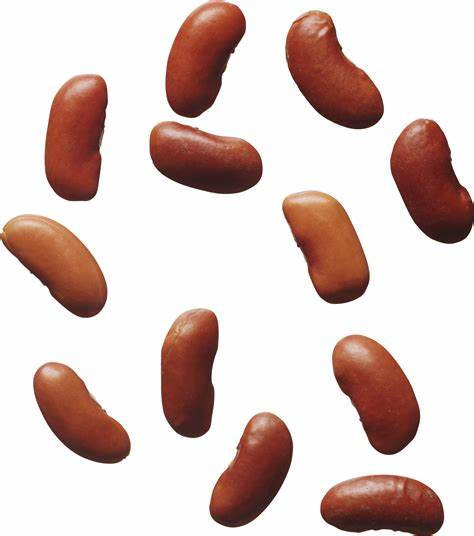
#> input picture images/beanshape.jpg, 474 x 536 px, found by its file name
$ python main.py
#> lines starting #> are read from the running program, lines starting #| are printed output that depends on the picture; after the words box and inside, x2 and y2 are one past the last pixel; in counts of white or black regions, pixels touching at a corner belong together
# template matching in multiple objects
import cv2 as cv
import numpy as np
from matplotlib import pyplot as plt

img_rgb = cv.imread('beanshape.jpg')
#> img_rgb is the input picture: shape (536, 474, 3); mean B, G, R 192.5, 197.1, 217.1
assert img_rgb is not None, "file could not be read, check with os.path.exists()"

img_gray = cv.cvtColor(img_rgb, cv.COLOR_BGR2GRAY)
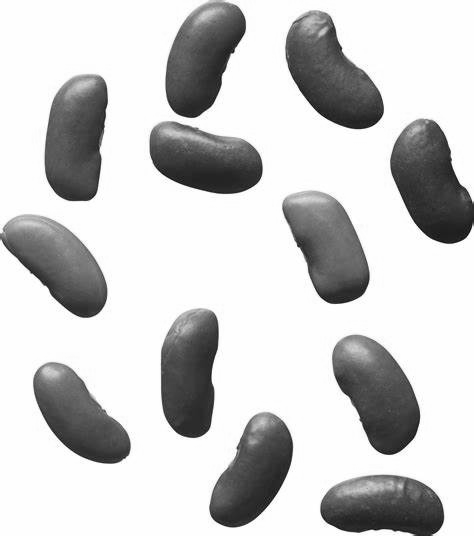
#> img_gray: shape (536, 474); min 2, max 255, mean 202.6
template = cv.imread('1bean.jpg', cv.IMREAD_GRAYSCALE)
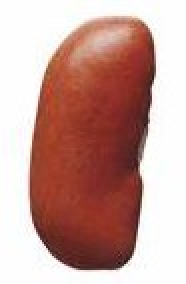
#> input picture images/1bean.jpg, 93 x 142 px, found by its file name (shown 2 times larger)
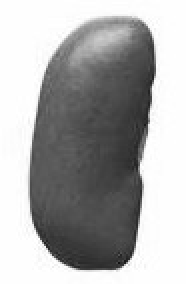
#> template: shape (142, 93) (shown 2 times larger); min 19, max 255, mean 171.4
assert template is not None, "file could not be read, check with os.path.exists()"

w, h = template.shape[::-1]
#> w = 93; h = 142
res = cv.matchTemplate(img_gray,template,cv.TM_CCOEFF_NORMED)
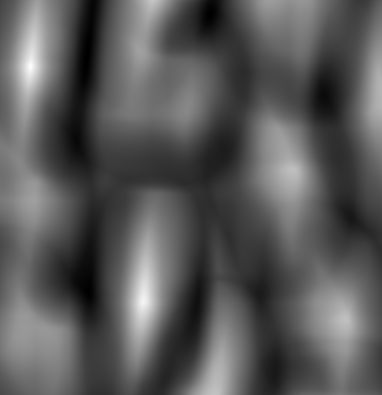
#> res: shape (395, 382) float32; min -0.532, max 1, mean 0.006; drawn with min black and max white
threshold = 0.8
loc = np.where( res >= threshold)
#> loc = 408 positions, rows 51 to 311, columns 25 to 148

for pt in zip(*loc[::-1]):
 cv.rectangle(img_rgb, pt, (pt[0] + w, pt[1] + h), (0,0,255), 2)
#> this loop made 408 passes
#> pt on passes 1 to 3: (31, 51), (32, 51), (30, 52)
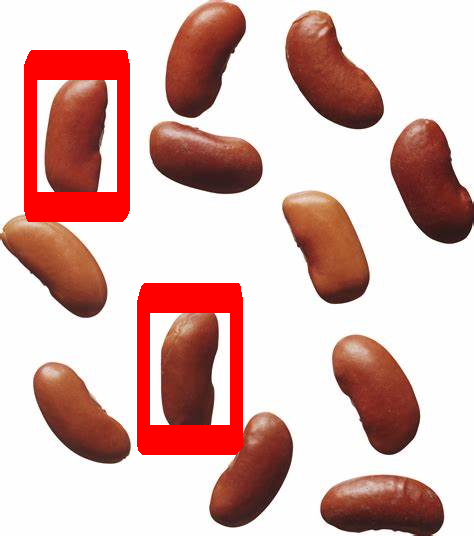
#> img_rgb: shape (536, 474, 3); 7.2% of pixels changed, all inside (x1, y1, x2, y2) = (24, 50, 243, 455)
# cv.imwrite('res.png',img_rgb)
cv.imshow('Result',img_rgb)
cv.waitKey(0)
cv.destroyAllWindows()
